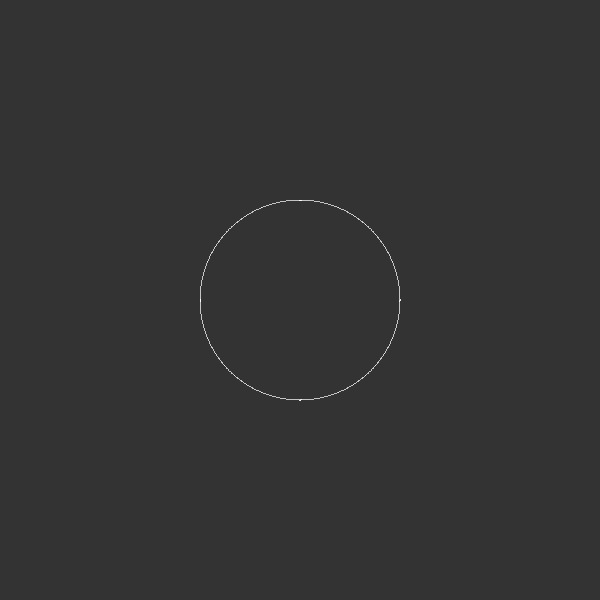
Frame 1 (no input)
Frame 60 (the mouse pressed at the canvas centre just before this capture): identical to frame 1, image omitted
Frame 120 (the mouse held since frame 60 and released just before this capture): identical to frame 1, image omitted

The Processing sketch that drew this single still picture (run headless with seeded random() and noise(); from frame 60 on, the mouse is pressed at the canvas centre):

// Processing sketch: Circle_Cheat
// ── Circle_Cheat.pde
void setup()
{
    size(600, 600);
}

void draw()
{
    translate(width / 2, height / 2);
    background(51);
    stroke(255);
    int r = 100;
    
    for (float i = -HALF_PI; i < (-HALF_PI + (PI / 4)); i+= 0.01)
    {
        float x = r * cos(i);
        float y = r * sin(i);
        point(x, y);
        point(x, -y);
        point(-x, y);
        point(-x, -y);       
        point(y, x);
        point(-y, x);
        point(y, -x);
        point(-y, -x);
    }
}
